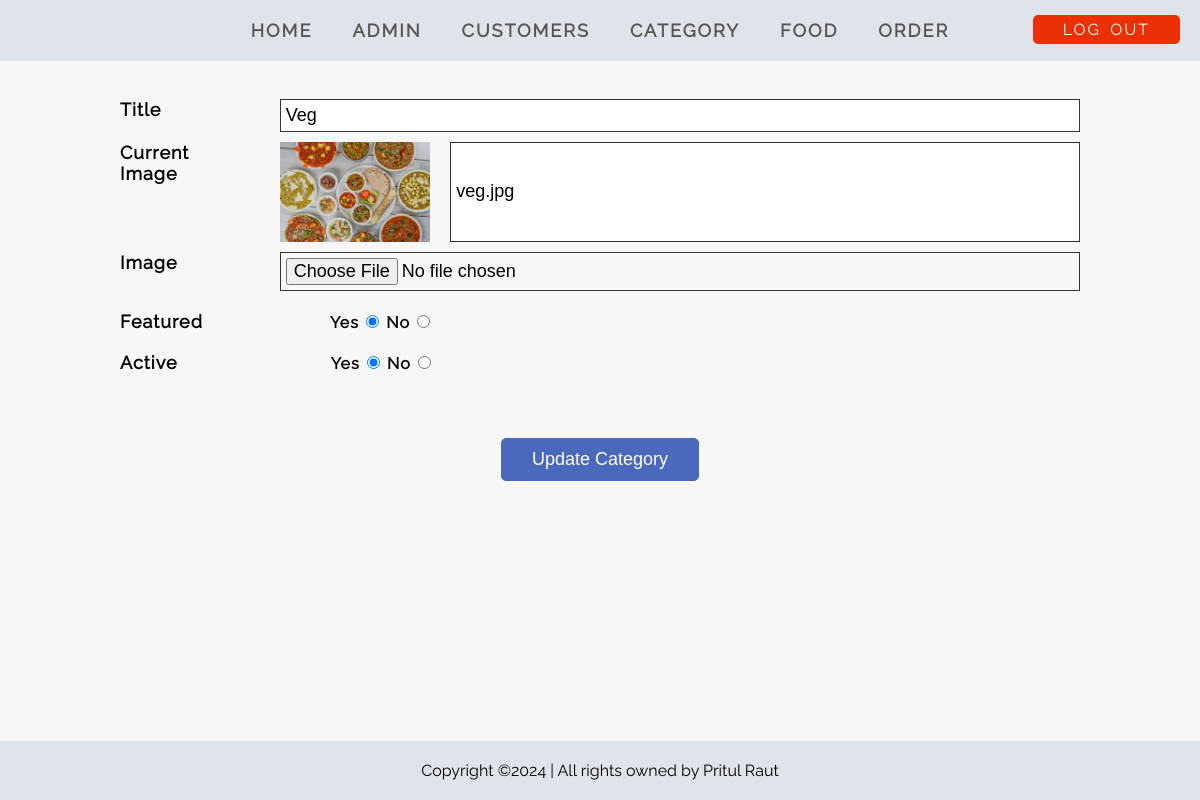
/adminPanel/update-category.php?id=1 (signed in), run on the app's committed database.
### tables this page shows
CREATE TABLE `category` (
  `id` int(10) UNSIGNED NOT NULL,
  `title` varchar(100) NOT NULL,
  `image_name` varchar(255) NOT NULL,
  `featured` varchar(10) NOT NULL,
  `active` varchar(10) NOT NULL
);

### adminPanel/update-category.php (the view, shortened to what this page needs)
<?php include "nav.php"; ?>
<?php
if (isset($_GET['id'])) {
    $id = $_GET['id'];
    $sql = "select * from category where id = '$id'";
    $res = mysqli_query($conn, $sql);
    if ($res) {
        $count = mysqli_num_rows($res);
        if ($count == 1) {
            $row = mysqli_fetch_assoc($res);
            $title = $row['title'];
            $current_image = $row['image_name'];
            $featured = $row['featured'];
            $active = $row['active'];
        } else {
            $_SESSION['remove'] = "<div class='display-message error-message'>Selected data is not present</div>";
            header("location:" . INDEXPAGE . 'adminPanel/manage-category.php');
        }
    }
}
?>
<div class="main-content">
    <div class="wrapper">
        <h2> <strong class="title-letter-space text-uppercase">Update Category </strong></h2>
    </div>
    <div class="form">
        <form action="#" method="post" enctype="multipart/form-data">
            <div class="data-input normal-word-space">
                <label for="title">Title</label>
                <input type="text" placeholder="Enter the title" name="title" id="title" value="<?php echo $title; ?>" required>
            </div>
            <div class="data-input normal-word-space current-image">
                <label for="currentimage">Current Image</label>
                <?php
                if ($current_image != "") {
                ?>
                    <img src="<?php echo INDEXPAGE; ?>images/category/<?php echo $current_image; ?>" width="150px" required>
                <?php
                } else {
                    $_SESSION['image-not'] = "<div class='display-message error-message'>Selected data is not present</div>";
                }
                ?>
                <input type="text" value="<?php echo $current_image; ?>" id="image" required>
            </div>
            <div class="data-input normal-word-space">
                <label for="newimage">Image</label>
                <input type="file" id="newimage" name="image">
            </div>
            <div class=" data-radio input normal-word-space">
                <label for="featured">Featured</label>
                <span class="radio">
                    <span>Yes</span>
                    <input type="radio" name="featured" value="Yes" <?php if ($featured == 'Yes') {
                                                                        echo "checked";
                                                                    } ?> required>
                    <span>No</span>
                    <input type="radio" name="featured" value="No" <?php if ($featured == 'No') {
                                                                        echo "checked";
                                                                    } ?> required>
                </span>
            </div>
            <div class="data-radio input normal-word-space">
                <label for="active">Active</label>
                <span class="radio active">
                    <span>Yes</span>
                    <input type="radio" name="active" value="Yes" <?php if ($active == 'Yes') {
                                                                        echo "checked";
                                                                    } ?> required>
                    <span>No</span>
                    <input type="radio" name="active" value="No" <?php if ($active == 'No') {
                                                                        echo "checked";
                                                                    } ?> required>
                </span>
            </div>
    </div>
    <div class="text-center submit">
        <button class="link-btn btn-add-color" name="submit">Update Category</button>
    </div>
</div>
<?php include 'footer.php'; ?>

### css/style.css (style rules this page uses)
* { margin : 0; padding : 0; box-sizing: border-box; }
:root { --primary-color : #00A145; --secondary-color : #dfe4ea; --btn-primary-color: #44bd32; --btn-danger-color : #eb2f06; --btn-add-color : #4a69bd; }
body { font-family : 'raleway-regular'; background-color: #f7f7f7; font-size : 16px; }
.text-center { text-align: center; }
.text-uppercase { text-transform: uppercase; }
.title-letter-space { letter-spacing: 2px; word-spacing : 3px; }
.normal-word-space { letter-spacing: 1px; word-spacing : 2px; }
.wrapper { width : 80%; margin: 0 auto; }
.main-content { margin: 30px 0; }
.link-btn { text-decoration: none; color : white; padding : 5px 30px; border-radius : 5px; transition : 0.3s; }
.btn-add-color { background-color: var(--btn-add-color); color : black; padding : 10px 30px; text-decoration : none; color : white; border-radius : 5px; }
.form { width : 80%; margin: 40px auto; }
.data-input { display: flex; margin : 10px 0; }
.form .data-input label, .data-radio label { width : 20%; font-size : 18px; font-weight: bold; }
.form .data-input input { width : 100%; border : none; font-size: 18px; padding : 5px; outline : none; border : 1px solid #333; }
.submit { margin-top: 25px; }
.submit button { border : 1px solid var(--btn-add-color); outline : none; font-size: 18px; }
.data-radio { margin-top: 20px; }
.radio { margin-left: 120px; font-weight: bold; }
.data-radio .active { margin-left: 146px; }
.current-image img { margin : 0 20px; margin-left: 35px; }

### data on the page
category: title "Veg", image_name (picture), image_name "veg.jpg", featured "☑", active "☑"
